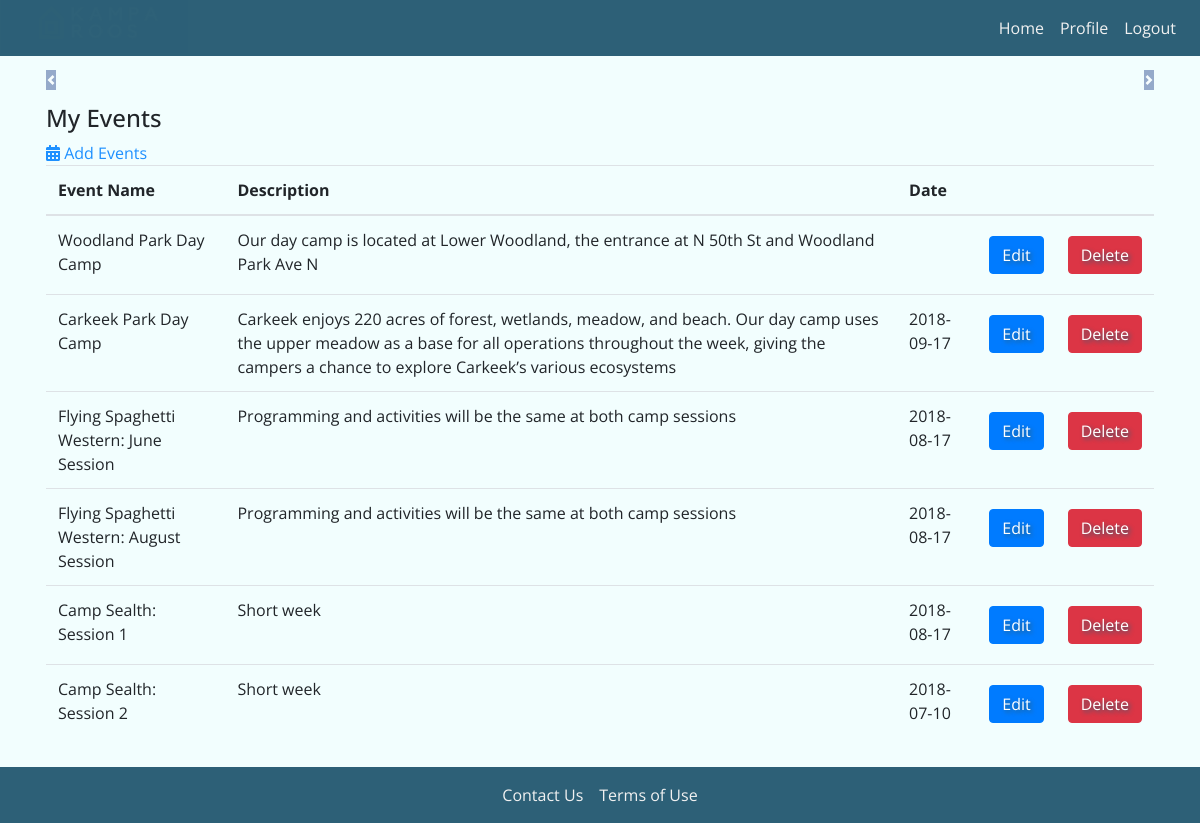
/?controller=dynamic&action=home (signed in), run on the app's committed database.
### tables this page shows
CREATE TABLE IF NOT EXISTS `Events` (
  `eventId` INT(11) NOT NULL AUTO_INCREMENT,
  `organizationId` INT(11) NULL DEFAULT NULL,
  `eventName` VARCHAR(45) NULL DEFAULT NULL,
  `eventDescription` TEXT NULL DEFAULT NULL,
  `eventPrice` INT NULL DEFAULT NULL,
  `minAge` INT NULL DEFAULT NULL,
  `maxAge` INT NULL DEFAULT NULL,
  `eventDate` DATETIME NULL DEFAULT NULL,
  `registrationOpen` DATETIME NULL DEFAULT NULL,
  `registrationClose` DATETIME NULL DEFAULT NULL,
  `enddate` DATETIME NULL DEFAULT NULL,
  `eventType` SET('Day Camp', 'Summer Camp', 'Overnight Camp', 'Half Day', 'Full Day', 'One Week', 'Two Week', 'Full Summer', 'Other') NULL DEFAULT NULL,
  `eventCategory` SET('Academics', 'Animals & Farms', 'Arts & Crafts', 'Language & Culture', 'Multi-Activity Day Camp', 'Nature & Environment', 'Overnight Camp', 'Performing Arts', 'Religious Programs', 'Science & Technology', 'Special Needs', 'Sports & Fitness') NULL DEFAULT NULL,
  PRIMARY KEY (`eventId`),
  INDEX `fk_Events_Organizations1_idx` (`organizationId` ASC),
  CONSTRAINT `fk_Events_Communities1`
    FOREIGN KEY (`organizationId`)
    REFERENCES `Organizations` (`organizationId`)
    ON DELETE SET NULL
    ON UPDATE NO ACTION);

### index.php (called while the page is built, shortened)
<?php
if (isset($_GET['controller']) && isset($_GET['action'])) {
    $controller = $_GET['controller'];
    $action     = $_GET['action'];
} else {
    $controller = 'static';
    $action     = 'landing';
}
require_once('views/layout.php');
?>

### controllers/dynamic_controller.php (called while the page is built, shortened)
<?php
class DynamicController {
    public function home() {
            require_once('views/dynamic/user_events.php');
    }
}
?>

### views/dynamic/user_events.php (the view, shortened to what this page needs)
<?php
$link = Db::getInstance();
$sql = "SELECT * FROM Events";
$allEvents = $link->query($sql);
?>
<link rel="stylesheet" href="views/styles/org-carousel.css">
<div class="container">
    <h1 class="text-center mb-3">Events</h1>
    <div id="myCarousel" class="carousel slide" data-ride="carousel">
            <a class="carousel-control-prev" href="#myCarousel" role="button" data-slide="prev">
                <span class="carousel-control-prev-icon" aria-hidden="true"></span>
            </a>
            <a class="carousel-control-next" href="#myCarousel" role="button" data-slide="next">
                <span class="carousel-control-next-icon" aria-hidden="true"></span>
            </a>
        </div>
        <div class="my-events">
            <br>
            <h4> My Events </h4>
            <a href="?controller=dynamic&action=addEvent"> <i class="fas fa-calendar-alt"></i> Add Events</a>
            <table class="table table-hover">
                <thead>
                <tr>
                    <th>Event Name</th>
                    <th>Description</th>
                    <th>Date</th>
                    <th></th>
                    <th></th>
                </tr>
                </thead>
                <tbody>
                <?php foreach ($allEvents as $event) : ?>
                    <tr class="delete_mem<?php echo $event['id']; ?>">
                        <td><?php echo $event['eventName']; ?></td>
                        <td><?php echo $event['eventDescription']; ?></td>
                        <td><?php
                            if (!empty($event['eventDate'])) {
                                $parsedEventDate = date('Y-m-d', strtotime($event['eventDate']));
                            }
                            echo $parsedEventDate; ?></td>
                        <td>
                            <form action="?controller=dynamic&action=editEvent" method="POST">
                                <button type="submit" class="btn btn-primary" name="edit_event_btn"
                                        id="<?php echo $event['eventId']; ?>">Edit
                                </button>
                            </form>
                        </td>
                        <td>
                            <form action="?controller=dynamic&action=user_events" method="post">
                                <button type="submit" class="btn btn-danger" id="<?php echo $event['eventId']; ?>">
                                    Delete
                                </button>
                            </form>
                        </td>
                    </tr>
                <?php endforeach; ?>
                </tbody>
            </table>
            <br><br>
        </div>
    </div>

### views/layout.php (shortened to what this page needs)
<!doctype HTML>
<html>
<head>
    <link rel="stylesheet" href="https://stackpath.bootstrapcdn.com/bootstrap/4.1.1/css/bootstrap.min.css" id="bootstrap-css"
>
    <link rel="stylesheet" href="https://use.fontawesome.com/releases/v5.0.13/css/all.css"
>
    <link rel="stylesheet" type="text/css" href="https://cdnjs.cloudflare.com/ajax/libs/animate.css/3.5.2/animate.min.css">
    <link rel="stylesheet" href="views/styles/styles.css">
</head>
<body>
<?php
require_once "templates/header.php";
require_once "templates/footer.php";
require_once "routes.php";
?>
</body>
</html>

### views/templates/header.php (shortened to what this page needs)
<div class="container-fluid">
    <nav class="navbar fixed-top navbar-expand-sm bg-light justify-content-end">
        <a class="navbar-brand" href="?controller=static&action=landing"><img src="views/images/Fun_LogoBanner.png" alt="Logo" class="logo-banner"></a>
        <ul class="navbar-nav">
            <?php
            if (isset($_SESSION['emailAddress'])) {
                echo '<li class="nav-item"><a class="nav-link" href="?controller=dynamic&action=home">Home</a></li>';
                echo '<li class="nav-item"><a class="nav-link" href="?controller=dynamic&action=userProfile">Profile</a></li>';
                echo '<li class="nav-item"><a class="nav-link" href="?controller=dynamic&action=logout">Logout</a></li>';
            } else {
                echo '<li class="nav-item"><a class="nav-link" href="?controller=dynamic&action=registration">Sign Up</a></li>';
                echo '<li class="nav-item"><a class="nav-link" href="?controller=dynamic&action=login">Login</a></li>';
            }
            ?>
        </ul>
    </nav>
</div>

### views/templates/footer.php
<div class="container-fluid">
    <nav class="navbar fixed-bottom navbar-expand-sm bg-light justify-content-center">
        <ul class="navbar-nav">
            <li class="nav-item">
                <a class="nav-link" href="?controller=dynamic&action=contact">Contact Us</a>
            </li>
            <li class="nav-item">
                <a class="nav-link" href="?controller=static&action=terms">Terms of Use</a>
            </li>
        </ul>
    </nav>
</div>

### routes.php (shortened to what this page needs)
<?php
function call($controller, $action) {
    switch($controller) {
        case 'dynamic':
            $controller = new DynamicController();
            break;
    }
    $controller->{ $action }();
}
$controllers = array('static' => ['landing', 'error', 'terms'], 'dynamic' => ['home', 'error', 'registration', 'login',  'searchEvents', 'logout', 'userProfile', 'contact', 'user_events', 'addEvent', 'editEvent']);
if (array_key_exists($controller, $controllers)) {
    if (in_array($action, $controllers[$controller])) {
        call($controller, $action);
    } else {
        call('static', 'error');
    }
} else {
    call('static', 'error');
}

### views/styles/styles.css (style rules this page uses)
body { background: black; font-family: Open Sans, Helvetica, sans-serif; font-style: normal; }
a { color: dodgerblue; }
button { background-color: #4CAF50; color: white; text-shadow: 2px 2px 4px #2D6077; padding: 14px 20px; margin: 8px 0; border: none; cursor: pointer; width: 100%; }
img.logo-banner { width: 189px; height: 64px; position: absolute; left: 0; top: -10px; z-index: 0; opacity: 0.2%; border-radius: 0; }
.container { padding: 16px; }
span.carousel-control-next-icon { background-color: #3B5998 !important; }
span.carousel-control-prev-icon { background-color: #3B5998 !important; }
a.navbar-brand { justify-content: right; margin-right: 78%; }
.navbar { background-color: #2D6077 !important; }
.navbar-brand { color: #F1F1F1 !important; }
.nav-link { color: #F1F1F1 !important; }
body { background-color: #F2FEFE; }
ul { padding: 0; list-style: none; }
li { margin: 0; float: left; }

### views/styles/org-carousel.css (style rules this page uses)
@media (min-width: 768px) { .carousel-control-next, .carousel-control-prev { width: .9%; } }

### data on the page
events: eventName "Woodland Park Day Camp", eventDescription "Our day camp is located at Lower Woodland, the entrance at N 50th St and Woodland Park Ave N"
events: eventName "Carkeek Park Day Camp", eventDescription "Carkeek enjoys 220 acres of forest, wetlands, meadow, and beach. Our day camp uses the upper meadow as a base for all operations throughout the week, giving the campers a chance to explore Carkeek’s various ecosystems", eventDate "2018-09-17"
events: eventName "Flying Spaghetti Western: June Session", eventDescription "Programming and activities will be the same at both camp sessions", eventDate "2018-08-17"
events: eventName "Flying Spaghetti Western: August Session", eventDescription "Programming and activities will be the same at both camp sessions", eventDate "2018-08-17"
events: eventName "Camp Sealth: Session 1", eventDescription "Short week"
events: eventName "Camp Sealth: Session 2", eventDescription "Short week", eventDate "2018-07-10"
